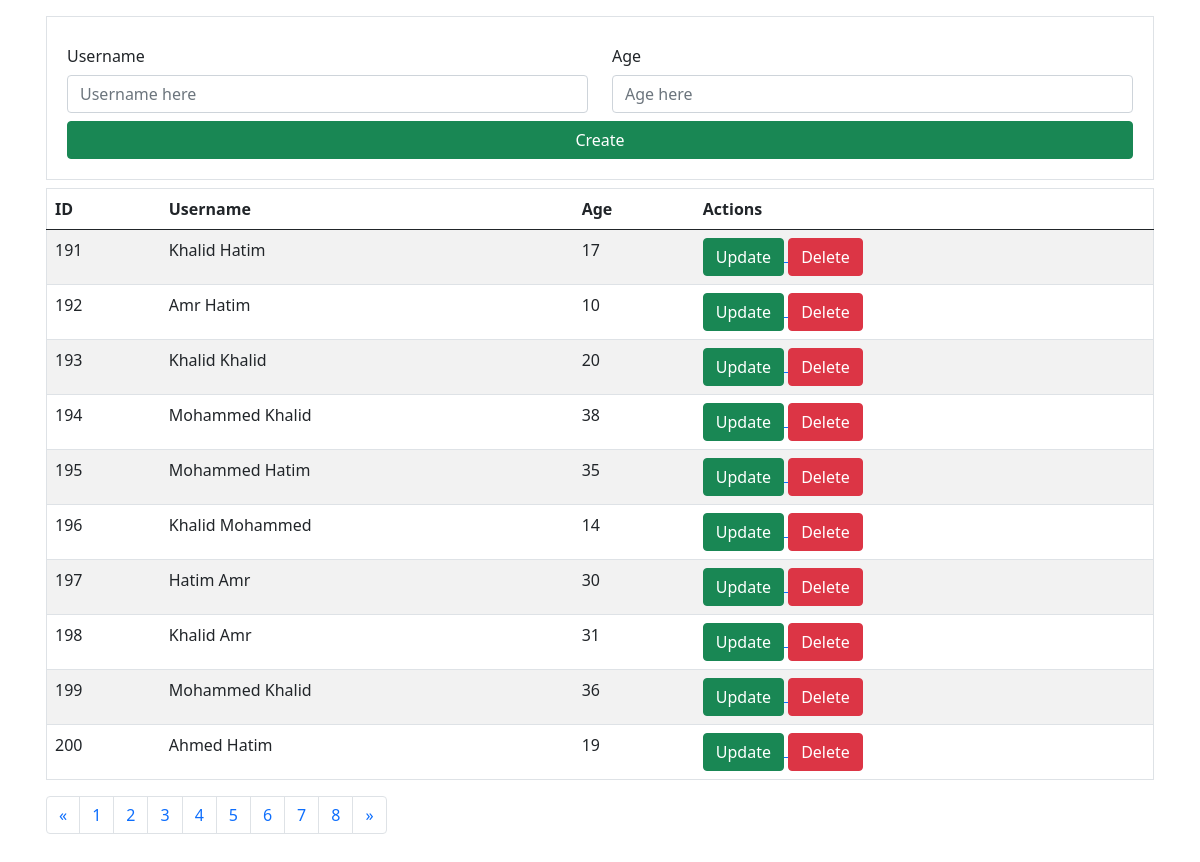
The page /index.php?page=3 on the database its author committed.
### tables this page shows
CREATE TABLE `users` (
  `id` int(11) NOT NULL AUTO_INCREMENT,
  `username` varchar(50) DEFAULT NULL,
  `age` int(11) DEFAULT NULL,
  PRIMARY KEY (`id`)
);

### query.php (called while the page is built, shortened)
<?php
function query($sql_query, $conn) {
    $result = $conn->query($sql_query);
    return $result;
}

### read.php (called while the page is built)
<?php
function readPage($page, $records_per_page) {
    require_once 'db_connect.php';
    require_once 'query.php';
    $data = [];
    $success = false;
    $total_records = mysqli_fetch_array(query("SELECT COUNT(*) FROM users", $conn))[0];
    $total_pages = 0;
    if (isset($page) && isset($records_per_page)) {
        $success = true;
        $records_per_page = $records_per_page;
        $total_pages = ceil($total_records / $records_per_page);
        $page = max(min($page, $total_pages - 1), 0);
        $data = query("SELECT * FROM users ORDER BY id LIMIT " . $records_per_page . " OFFSET " . $page * $records_per_page, $conn);
    }
    return [
        'success' => $success,
        'data' => $data,
        'current_page' => $page,
        'total_records' => $total_records,
        'total_pages' => $total_pages
    ];
}

### index.php (the view, shortened to what this page needs)
<?php
include 'read.php';
$page = 0;
$records_per_page = 10;
$data = [];
$total_pages = 0;
if ($_SERVER["REQUEST_METHOD"] == "GET") {
    if (isset($_GET['page']))
        $page = $_GET['page'];
    $api_data = readPage($page, $records_per_page);
    $data = $api_data['data'];
    $page = $api_data['current_page'];
    $total_pages = $api_data['total_pages'];
}
$pages_in_nav = min($total_pages, 8);
$pagination_start = min(max(0, ceil($page - $pages_in_nav / 2)), $total_pages - $pages_in_nav);
?>
<!DOCTYPE html>
<html lang="en">
<head>
    <link href="https://cdn.jsdelivr.net/npm/bootstrap@5.0.2/dist/css/bootstrap.min.css" rel="stylesheet"
>
</head>
<body>
    <div class="container p-3">
        <form action="create.php">
            <div class="container p-3 border mb-2">
                <div class="row gx-4 p-1">
                    <div class="col">
                        <label for="username" class="col-form-label">Username</label>
                        <input class="form-control" type="text" aria-label="default input example" name="username"
                            id="username" placeholder="Username here">
                    </div>
                    <div class="col">
                        <label for="age" class="col-form-label">Age</label>
                        <input class="form-control" type="number" aria-label="default input example" name="age" id="age"
                            placeholder="Age here">
                    </div>
                </div>
                <div class="row gx-4 p-1">
                    <div class="col gx-4 d-grid">
                        <button type="submit" class="btn btn-primary btn-success">Create</button>
                    </div>
                </div>
            </div>
        </form>
        <table class="table table-striped p-3 border">
            <thead>
                <tr>
                    <th>ID</th>
                    <th>Username</th>
                    <th>Age</th>
                    <th>Actions</th>
                </tr>
            </thead>
            <tbody>
                <?php while ($row = mysqli_fetch_array($data)) { ?>
                <tr>
                    <td>
                        <?= $row['id'] ?>
                    </td>
                    <td>
                        <?= $row['username'] ?>
                    </td>
                    <td>
                        <?= $row['age'] ?>
                    </td>
                    <td>
                        <a href="update.php?id=<?= $row['id'] ?>">
                            <button type="button" class="btn btn-success">Update</button>
                        </a>
                        <a href="delete.php?id=<?= $row['id'] ?>">
                            <button type="button" class="btn btn-danger">Delete</button>
                        </a>
                    </td>
                </tr>
                <?php } ?>
            </tbody>
        </table>
        <nav aria-label="Page navigation example">
            <ul class="pagination">
                <li class="page-item">
                    <a class="page-link" href="index.php?page=<?= max($page - 1, 0) ?>" aria-label="Previous">
                        <span aria-hidden="true">&laquo;</span>
                    </a>
                </li>
                <?php for($page_counter = $pagination_start; $page_counter < $pagination_start + $pages_in_nav; $page_counter = $page_counter + 1) { ?>
                <li class="page-item"><a class="page-link" href="index.php?page=<?= max(0, $page_counter) ?>">
                        <?= $page_counter + 1 ?>
                    </a></li>
                <?php } ?>
                <li class="page-item">
                    <a class="page-link" href="index.php?page=<?= min($page + 1, $total_pages - 1) ?>"
                        aria-label="Next">
                        <span aria-hidden="true">&raquo;</span>
                    </a>
                </li>
            </ul>
        </nav>
    </div>
</body>
</html>

### rows shown on the page
users: id "191", username "Khalid Hatim", age "17"
users: id "192", username "Amr Hatim", age "10"
users: id "193", username "Khalid Khalid", age "20"
users: id "194", username "Mohammed Khalid", age "38"
users: id "195", username "Mohammed Hatim", age "35"
users: id "196", username "Khalid Mohammed", age "14"
users: id "197", username "Hatim Amr", age "30"
users: id "198", username "Khalid Amr", age "31"
users: id "199", username "Mohammed Khalid", age "36"
users: id "200", username "Ahmed Hatim", age "19"

### other values the page prints
$page_counter + 1 "1"
$page_counter + 1 "2"
$page_counter + 1 "3"
$page_counter + 1 "4"
$page_counter + 1 "5"
$page_counter + 1 "6"
$page_counter + 1 "7"
$page_counter + 1 "8"
